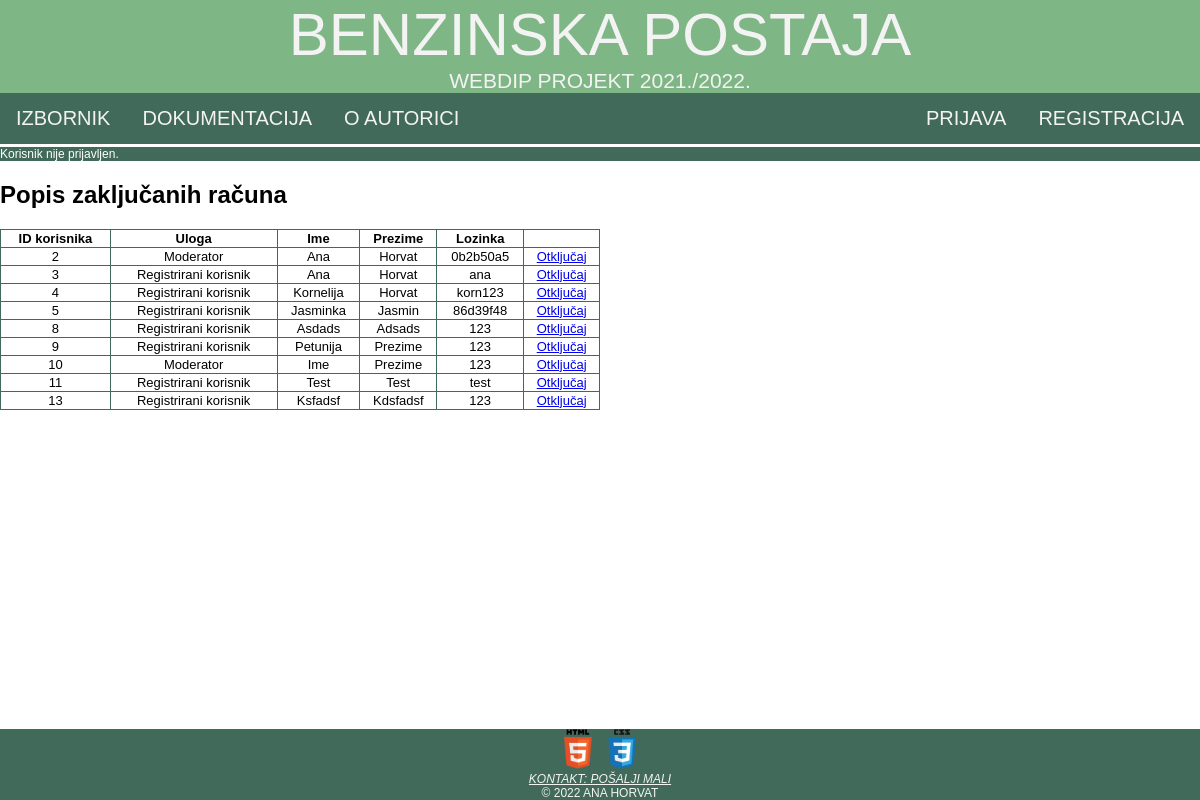
Screenshot of /otkljucajRacun.php with the database file from the repository.
### tables this page shows
CREATE TABLE `korisnik` (
  `id_korisnika` int(11) NOT NULL,
  `id_uloge` int(11) NOT NULL,
  `ime` varchar(45) NOT NULL,
  `prezime` varchar(45) NOT NULL,
  `godina_rodenja` int(11) NOT NULL,
  `korisnicko_ime` varchar(45) NOT NULL,
  `lozinka` varchar(45) NOT NULL,
  `lozinka_sha256` varchar(45) NOT NULL,
  `email` varchar(45) NOT NULL,
  `broj_telefona` varchar(45) NOT NULL,
  `datum_registracije` date NOT NULL,
  `status` tinyint(1) NOT NULL,
  `broj_neuspjesnih_prijava` int(11) NOT NULL,
  `uvjeti_koristenja` varchar(45) NOT NULL,
  `aktivacijski_kod` varchar(45) NOT NULL
);

### class/baza.class.php (called while the page is built, shortened)
<?php
class Baza {
    private $veza = null;
    function spojiDB() {
        $this->veza = new mysqli(self::server, self::korisnik, self::lozinka, self::baza);
        $this->veza->set_charset("utf8");
        return $this->veza;
    }
    function selectDB($upit) {
        $rezultat = $this->veza->query($upit);
        return $rezultat;
    }
}
?>

### otkljucajRacun.php (the view, shortened to what this page needs)
<?php
$adresa = $_SERVER["HTTP_HOST"] . $_SERVER["REQUEST_URI"];
require("./class/baza.class.php");
$baza = new Baza();
$upit = "SELECT id_korisnika, id_uloge, ime, prezime, lozinka FROM korisnik WHERE status = 0";
$baza->spojiDB();
$rezultat = $baza->selectDB($upit);
$tablica = "<table style='width:50%'><tr><th>ID korisnika</th><th>Uloga</th><th>Ime</th><th>Prezime</th><th>Lozinka</th></tr>\n";
while (list($id_korisnika,$id_uloge,$ime,$prezime,$lozinka) = $rezultat->fetch_array()){
    switch($id_uloge){
        case 2:
            $id_uloge = "Moderator";
            break;
        case 3:
            $id_uloge = "Registrirani korisnik";
            break;
    }
    $tablica.= "<tr><td>$id_korisnika</td><td>$id_uloge</td><td>$ime</td><td>$prezime</td><td>$lozinka</td><td><a href='otkljucajKorisnika.php?id=$id_korisnika'>Otključaj</a></tr>\n";
}
$tablica.= "</table>\n";
?>
<!DOCTYPE html>
<html>
<head>
    <link rel="stylesheet" href="./css/ahorvat3.css" type="text/css">
</head>
<body>
    <header id="zaglavlje">
        <a class="naslov" href="./index.php">Benzinska postaja</a>
        <br>
        <a class="opis">WebDiP projekt 2021./2022.</a>
    </header>
    <nav>
        <ul id="navigacija">
            <li class="lijevo"><a href="izbornik.php">Izbornik</a></li>
            <li class="lijevo"><a href="dokumentacija.html">Dokumentacija</a></li>
            <li class="lijevo"><a href="o_autoru.html">O autorici</a></li>
            <li class="desno"><a href="registracija.php">Registracija</a></li>
            <li class="desno"><a href="./prijava.php">Prijava</a></li>
        </ul>
    </nav>
    <?php
    if (isset($_SESSION['korisnik'])) {
        echo "<a id=\"prijavljenkor\" href=\"odjava.php\">Trenutno ste prijavljeni kao korisnik $_SESSION[korisnik]. Kliknite ovdje za odjavu.</a>";
    } else {
        echo "<a id=\"prijavljenkor\">Korisnik nije prijavljen.</a>";
    }
    ?>
    <h2>Popis zaključanih računa</h2>
    <?php
        echo $tablica;
    ?>
    <br><br>
    <div id="greske">
    </div>
    <footer id="podnozje">
        <a href="https://validator.w3.org/check?uri=<?php echo $adresa ?>" target="_blank"><img class="validacija" src="./materijali/HTML5.png" alt="HTML5 validacija"></a>
        <a href="https://jigsaw.w3.org/css-validator/validator?uri=<?php echo $adresa ?>" target="_blank"> <img class="validacija" src="./materijali/CSS3.png" alt="CSS3 validacija"></a>
        <address>
            <a href="mailto:ahorvat3@foi.hr">Kontakt: pošalji mali</a>
        </address>
        <a>&copy; 2022 Ana Horvat</a>
    </footer>
</body>
</html>

### css/ahorvat3.css (style rules this page uses)
html { font-family: 'Trebuchet MS', 'Lucida Sans Unicode', 'Lucida Grande', 'Lucida Sans', Arial, sans-serif; background-color: #FFFFFF; }
body { width: 100%; margin: 0em; padding: 0em; height: 100%; }
#zaglavlje { background-color: #7FB685; text-align: center; color: #F3F3F3; text-transform: uppercase; }
.naslov { font-size: 60px; text-decoration: none; color: #F3F3F3; }
.opis { font-size: 21px; }
#navigacija { list-style-type: none; margin: 0; padding: 0; overflow: hidden; background-color: #426A5A; }
#navigacija li.lijevo { float: left; }
#navigacija li.desno { float: right; }
#navigacija li a { display: block; color: #F3F3F3; text-align: center; padding: 14px 16px; text-decoration: none; text-transform: uppercase; font-size: 20px; }
#podnozje { font-size: 12px; background-color: #426A5A; text-align: center; color: #F3F3F3; text-transform: uppercase; text-decoration: none; position: fixed; bottom: 0; width: 100%; }
#podnozje a { color: #F3F3F3; }
.validacija { height: 40px; width: 40px; }
#greske { color: #EF6F6C; margin: auto; width: 25%; padding: 10px; text-align: left; }
.lijevo { text-align: left; }
#prijavljenkor { border-top-color: white; border-top-style: solid; display: block; background-color: #426A5A; color:white; text-decoration: none; text-align: left; font-size: 12px; }
table, th, td { border: 1px solid #426A5A ; border-collapse: collapse; text-align: center; font-size: small; }

### rows the page displays
korisnik: id_korisnika "2", id_uloge "Moderator", ime "Ana", prezime "Horvat", lozinka "0b2b50a5"
korisnik: id_korisnika "3", id_uloge "Registrirani korisnik", ime "Ana", prezime "Horvat", lozinka "ana"
korisnik: id_korisnika "4", id_uloge "Registrirani korisnik", ime "Kornelija", prezime "Horvat", lozinka "korn123"
korisnik: id_korisnika "5", id_uloge "Registrirani korisnik", ime "Jasminka", prezime "Jasmin", lozinka "86d39f48"
korisnik: id_korisnika "8", id_uloge "Registrirani korisnik", ime "Asdads", prezime "Adsads", lozinka "123"
korisnik: id_korisnika "9", id_uloge "Registrirani korisnik", ime "Petunija", prezime "Prezime", lozinka "123"
korisnik: id_korisnika "10", id_uloge "Moderator", ime "Ime", prezime "Prezime", lozinka "123"
korisnik: id_korisnika "11", id_uloge "Registrirani korisnik", ime "Test", prezime "Test", lozinka "test"
korisnik: id_korisnika "13", id_uloge "Registrirani korisnik", ime "Ksfadsf", prezime "Kdsfadsf", lozinka "123"
